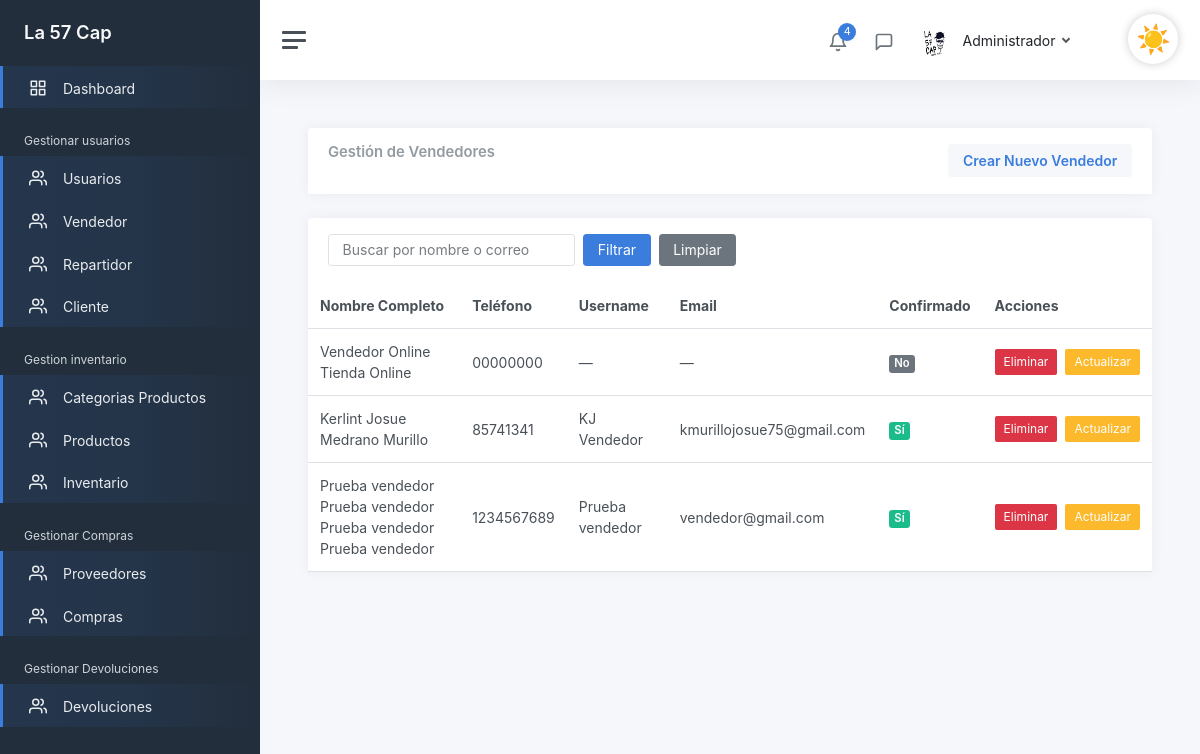
Page /admin/GestionarVendedores (signed in) on the committed database.
### tables this page shows
CREATE TABLE `vendedor`  (
  `idvendedor` int(0) NOT NULL AUTO_INCREMENT,
  `id_usuario` int(0) NULL DEFAULT NULL,
  `p_nombre` varchar(50) NOT NULL,
  `s_nombre` varchar(50) NOT NULL,
  `p_apellido` varchar(50) NOT NULL,
  `s_apellido` varchar(50) NOT NULL,
  `n_telefono` varchar(15) NOT NULL,
  `eliminado` tinyint(0) NULL DEFAULT 0,
  PRIMARY KEY (`idvendedor`) USING BTREE,
  INDEX `vendedor_usuario_idx`(`id_usuario`) USING BTREE,
  CONSTRAINT `vendedor_usuario0` FOREIGN KEY (`id_usuario`) REFERENCES `usuario` (`idusuario`) ON DELETE SET NULL ON UPDATE RESTRICT
);

CREATE TABLE `usuario`  (
  `idusuario` int(0) NOT NULL AUTO_INCREMENT,
  `id_roles` int(0) NOT NULL,
  `f_perfil` varchar(150) NULL DEFAULT NULL,
  `userName` varchar(45) NOT NULL,
  `password` varchar(100) NOT NULL,
  `email` varchar(30) NOT NULL,
  `confirmado` tinyint(1) NULL DEFAULT NULL,
  `token` varchar(15) NULL DEFAULT NULL,
  `Creado_Fecha` datetime(0) NOT NULL,
  `Cambiado_Fecha` datetime(0) NOT NULL,
  `eliminado` tinyint(0) NULL DEFAULT 0,
  `intentos_fallidos` int(0) NULL DEFAULT 0,
  PRIMARY KEY (`idusuario`) USING BTREE,
  INDEX `usuario_roles_idx`(`id_roles`) USING BTREE,
  CONSTRAINT `usuario_roles` FOREIGN KEY (`id_roles`) REFERENCES `roles` (`idroles`) ON DELETE RESTRICT ON UPDATE RESTRICT
);

### controllers/VendedorController.php (called while the page is built, shortened)
<?php
class VendedorController
{
    public static function GestionarVendedores(Router $router)
    {
        $busqueda = $_POST['busqueda'] ?? '';
        $vendedores = Vendedor::obtenerTodosConUsuario($busqueda);
        $router->renderAdmin('Admin/vendedores/GestionVendedores', [
            'vendedores' => $vendedores,
            'busqueda' => $busqueda,
            'titulo' => 'Gestionar Vendedores'
        ]);
    }
}

### public/index.php (called while the page is built, shortened)
<?php
$router = new Router();
$router->get('/login', [LoginController::class, 'login']);
$router->post('/login', [LoginController::class, 'login']);
$router->get('/logout', [LoginController::class, 'logout']);
$router->get('/olvide-cuenta', [UsuarioController::class, 'olvide']);
$router->post('/olvide-cuenta', [UsuarioController::class, 'olvide']);
$router->get('/recuperar-cuenta', [UsuarioController::class, 'recuperar']);
$router->post('/recuperar-cuenta', [UsuarioController::class, 'recuperar']);
$router->get('/confirmar-cuenta', [UsuarioController::class, 'confirmarCuenta']);
$router->post('/confirmar-cuenta', [UsuarioController::class, 'confirmarCuenta']);
$router->get('/crear-cuenta', [RegistroController::class, 'crearCuenta']);
$router->post('/crear-cuenta', [RegistroController::class, 'crearCuenta']);
$router->get('/mensaje-confirmacion', [RegistroController::class, 'mensajeConfirmacion']);
$router->get('/reenviar-confirmacion', [RegistroController::class, 'reenviarConfirmacion']);
$router->post('/reenviar-confirmacion', [RegistroController::class, 'reenviarConfirmacion']);
$router->get('/', [LandingController::class, 'index']);
$router->get('/cliente/pedidos', [ClientePanelController::class, 'pedidos']);
$router->get('/cliente/devolucion', [ClienteController::class, 'solicitarDevolucion']);
$router->post('/cliente/devolucion', [ClienteController::class, 'registrarDevolucion']);
$router->post('/cliente/devolucion/guardar', [ClienteController::class, 'guardarDevolucion']);
$router->get('/tienda', [TiendaController::class, 'shop']);
$router->post('/tienda', fn: [TiendaController::class, 'shop']);
$router->get('/producto', [ProductoController::class, 'ver']);
$router->get('/carrito', [CarritoController::class, 'mostrar']);
$router->get('/carrito/agregar', [CarritoController::class, 'agregar']);
$router->get('/carrito/eliminar', [CarritoController::class, 'eliminar']);
$router->post('/carrito/actualizar', [CarritoController::class, 'actualizar']);
$router->get('/checkout', [CheckoutController::class, 'mostrar']);
$router->post('/checkout/confirmar', [CheckoutController::class, 'confirmar']);
$router->get('/checkout/exito', [CheckoutController::class, 'exito']);
$router->get('/cliente/pedido', [ClienteController::class, 'pedido']);
$router->get('/SobreNosotros', [LandingController::class, 'about']);
$router->get('/Contactanos', [LandingController::class, 'contact']);
$router->get('/admin', [AdminController::class, 'Admin']);
$router->post('/admin', [AdminController::class, 'Admin']);
$router->get('/admin/GestionarUsuario', [UsuarioController::class, 'GestionarUsuario']);
$router->post('/admin/GestionarUsuario', [UsuarioController::class, 'GestionarUsuario']);
$router->get('/admin/CrearUsuario', [UsuarioController::class, 'crearUsuario']);
$router->post('/admin/CrearUsuario', [UsuarioController::class, 'crearUsuario']);
$router->get('/admin/ActualizarUsuario', [UsuarioController::class, 'ActualizarUsuario']);
$router->post('/admin/ActualizarUsuario', [UsuarioController::class, 'ActualizarUsuario']);
$router->get('/admin/EliminarUsuario', [UsuarioController::class, 'EliminarUsuario']);
$router->post('/admin/EliminarUsuario', [UsuarioController::class, 'EliminarUsuario']);
$router->get('/admin/Dashboard', [DashBoardController::class, 'Dashboard']);
$router->post('/admin/Dashboard', [DashBoardController::class, 'Dashboard']);
$router->get('/admin/GestionarCliente', [ClienteController::class, 'GestionarCliente']);
$router->post('/admin/GestionarCliente', [ClienteController::class, 'GestionarCliente']);
$router->get('/admin/GestionarVendedores', [VendedorController::class, 'GestionarVendedores']);
$router->post('/admin/GestionarVendedores', [VendedorController::class, 'GestionarVendedores']);
$router->get('/admin/CrearVendedor', [VendedorController::class, 'crearvendedor']);
$router->post('/admin/CrearVendedor', [VendedorController::class, 'crearvendedor']);
$router->get('/admin/ActualizarVendedor', [VendedorController::class, 'ActualizarVendedor']);
$router->post('/admin/ActualizarVendedor', [VendedorController::class, 'ActualizarVendedor']);
$router->post('/admin/EliminarVendedor', [VendedorController::class, 'EliminarVendedor']);
$router->get('/admin/GestionarRepartidor', [RepartidorControllers::class, 'GestionarRepartidores']);
$router->post('/admin/GestionarRepartidor', [RepartidorControllers::class, 'GestionarRepartidores']);
$router->get('/admin/CrearRepartidor', [RepartidorControllers::class, 'CrearRepartidor']);
$router->post('/admin/CrearRepartidor', [RepartidorControllers::class, 'CrearRepartidor']);
$router->get('/admin/ActualizarRepartidor', [RepartidorControllers::class, 'ActualizarRepartidor']);
$router->post('/admin/ActualizarRepartidor', [RepartidorControllers::class, 'ActualizarRepartidor']);
$router->post('/admin/EliminarRepartidor', [RepartidorControllers::class, 'EliminarRepartidor']);
$router->get('/admin/GestionarProveedores', [ProveedorController::class, 'GestionarProveedores']);
$router->post('/admin/GestionarProveedores', [ProveedorController::class, 'GestionarProveedores']);
$router->get('/admin/CrearProveedor', [ProveedorController::class, 'CrearProveedor']);
$router->post('/admin/CrearProveedor', [ProveedorController::class, 'CrearProveedor']);
$router->get('/admin/ActualizarProveedor', [ProveedorController::class, 'ActualizarProveedor']);
$router->post('/admin/ActualizarProveedor', [ProveedorController::class, 'ActualizarProveedor']);
$router->post('/admin/EliminarProveedor', [ProveedorController::class, 'EliminarProveedor']);
$router->get('/admin/GestionarCategoriaProducto', [CategoriaProductoController::class, 'GestionarCategorias']);
$router->post('/admin/GestionarCategoriaProducto', [CategoriaProductoController::class, 'GestionarCategorias']);
$router->get('/admin/CrearCategoriaProducto', [CategoriaProductoController::class, 'CrearCategoria']);
$router->post('/admin/CrearCategoriaProducto', [CategoriaProductoController::class, 'CrearCategoria']);
$router->get('/admin/ActualizarCategoriaProducto', [CategoriaProductoController::class, 'ActualizarCategoria']);
$router->post('/admin/ActualizarCategoriaProducto', [CategoriaProductoController::class, 'ActualizarCategoria']);
$router->post('/admin/EliminarCategoriaProducto', [CategoriaProductoController::class, 'EliminarCategoria']);
$router->get('/admin/GestionarProducto', [ProductoController::class, 'GestionarProductos']);
$router->post('/admin/GestionarProducto', [ProductoController::class, 'GestionarProductos']);
$router->get('/admin/CrearProducto', [ProductoController::class, 'CrearProducto']);
$router->post('/admin/CrearProducto', [ProductoController::class, 'CrearProducto']);
$router->get('/admin/ActualizarProducto', [ProductoController::class, 'ActualizarProducto']);
$router->post('/admin/ActualizarProducto', [ProductoController::class, 'ActualizarProducto']);
$router->post('/admin/EliminarProducto', [ProductoController::class, 'EliminarProducto']);
$router->get('/admin/GenerarCodigoBarras', [ProductoController::class, 'VerCodigoBarras']);
$router->get('/admin/DescargarCodigoBarras', [ProductoController::class, 'DescargarCodigoBarras']);
$router->get('/admin/VerProducto', [ProductoController::class, 'VerProducto']);
$router->get('/admin/InventarioGeneral', [InventarioController::class, 'GestionarInventario']);
$router->get('/admin/GestionarCompras', [CompraController::class, 'GestionarCompras']);
$router->get('/admin/CrearCompra', [CompraController::class, 'CrearCompra']);
$router->post('/admin/CrearCompra', [CompraController::class, 'CrearCompra']);
$router->get('/admin/DetalleCompra', [CompraController::class, 'VerDetalleCompra']);
$router->get('/admin/devoluciones', [DevolucionController::class, 'gestionar']);
$router->get('/admin/devoluciones/detalle', [DevolucionController::class, 'detalle']);
$router->post('/admin/devoluciones/aprobar', [DevolucionController::class, 'aprobar']);
$router->post('/admin/devoluciones/rechazar', [DevolucionController::class, 'rechazar']);
$router->post('/admin/devoluciones/visitar-tienda', [DevolucionController::class, 'visitarTienda']);
$router->get('/Vendedor', [VendedorController::class, 'Vendedor']);
$router->get('/vendedor/realizar-venta', [VendedorController::class, 'realizarVenta']);
$router->post('/vendedor/realizar-venta', [VendedorController::class, 'realizarVenta']);
$router->get('/api/producto', [ApiVentaController::class, 'buscar']);
$router->get('/api/cliente', [ApiVentaController::class, 'buscarCliente']);
$router->get('/Repartidor', [RepartidorControllers::class, 'Repartidor']);
$router->comprobarRutas();

### models/Vendedor.php (called while the page is built, shortened)
<?php
class Vendedor extends ActiveRecord
{
    public static function obtenerTodosConUsuario($busqueda = '')
    {
        $busqueda = self::$db->real_escape_string($busqueda);
        $where = "WHERE vendedor.eliminado = 0";
        $query = "SELECT
                vendedor.*,
                usuario.userName AS userName,
                usuario.email AS email,
                usuario.confirmado AS confirmado
              FROM vendedor
              LEFT JOIN usuario ON vendedor.id_usuario = usuario.idusuario
              $where";
        $resultado = self::$db->query($query);
        $objetos = [];
        while ($registro = $resultado->fetch_object()) {
            $objetos[] = $registro;
        }
        return $objetos;
    }
}

### views/Admin/vendedores/GestionVendedores.php (the view, shortened to what this page needs)
<div class="card">
    <div class="card-header">
        <div class="row">
            <div class="col mt-0">
                <h2 class="card-title">Gestión de Vendedores</h2>
            </div>
            <div class="col-auto mt-0">
                <a href="/admin/CrearVendedor" class="btn btn-light text-primary fw-bold">Crear Nuevo Vendedor</a>
            </div>
        </div>
    </div>
</div>
<div class="card">
    <div class="card-header">
        <form method="POST" class="d-flex gap-2 flex-wrap align-items-center">
            <input type="text" name="busqueda" class="form-control w-auto" placeholder="Buscar por nombre o correo"
                value="<?php echo $busqueda ?? ''; ?>">
            <input type="submit" class="btn btn-primary" value="Filtrar">
            <a href="/admin/GestionarVendedores" class="btn btn-secondary">Limpiar</a>
        </form>
    </div>
    <div class="col-12">
        <table class="table table-hover my-0">
            <thead>
                <tr>
                    <th>Nombre Completo</th>
                    <th>Teléfono</th>
                    <th>Username</th>
                    <th>Email</th>
                    <th>Confirmado</th>
                    <th>Acciones</th>
                </tr>
            </thead>
            <tbody>
                <?php if (!empty($vendedores)): ?>
                    <?php foreach ($vendedores as $vendedor): ?>
                        <tr>
                            <td><?php echo "$vendedor->p_nombre $vendedor->s_nombre $vendedor->p_apellido $vendedor->s_apellido"; ?>
                            </td>
                            <td><?php echo $vendedor->n_telefono; ?></td>
                            <td><?php echo $vendedor->userName ?? '—'; ?></td>
                            <td><?php echo $vendedor->email ?? '—'; ?></td>
                            <td>
                                <?php
                                $estado = ($vendedor->confirmado ?? "0") == "1" ? "Sí" : "No";
                                $color = ($vendedor->confirmado ?? "0") == "1" ? "success" : "secondary";
                                ?>
                                <span class="badge bg-<?php echo $color; ?>"><?php echo $estado; ?></span>
                            </td>
                            <td>
                                <div class="d-flex gap-2">
                                    <form action="/admin/EliminarVendedor" method="POST" class="d-inline">
                                        <input type="submit" class="btn btn-sm btn-danger" value="Eliminar">
                                    </form>
                                    <a href="/admin/ActualizarVendedor?id=<?php echo $vendedor->id_usuario; ?>"
                                        class="btn btn-sm btn-warning">Actualizar</a>
                                </div>
                            </td>
                        </tr>
                    <?php endforeach; ?>
                <?php else: ?>
                    <tr>
                        <td colspan="6" class="text-center text-muted">No se encontraron Vendedores.</td>
                    </tr>
                <?php endif; ?>
            </tbody>
        </table>
    </div>
</div>

### rows in the picture
vendedor: p_nombre "Vendedor", s_nombre "Online", p_apellido "Tienda", s_apellido "Online", n_telefono "00000000", userName "—", email "—", estado "No"
vendedor: p_nombre "Kerlint", s_nombre "Josue", p_apellido "Medrano", s_apellido "Murillo", n_telefono "85741341", id_usuario.userName "KJ Vendedor", id_usuario.email "kmurillojosue75@gmail.com", id_usuario.confirmado "Sí"
vendedor: p_nombre "Prueba vendedor", s_nombre "Prueba vendedor", p_apellido "Prueba vendedor", s_apellido "Prueba vendedor", n_telefono "1234567689", id_usuario.userName "Prueba vendedor", id_usuario.email "vendedor@gmail.com", id_usuario.confirmado "Sí"

### other values in the picture
$nombreUsuario "Administrador"
